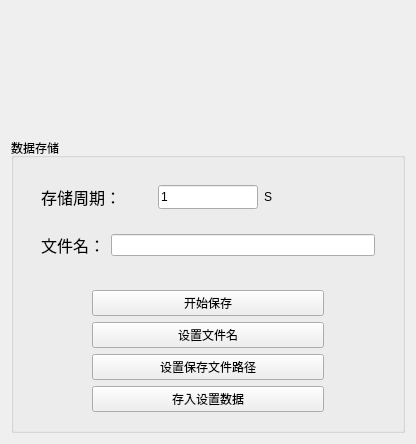
       <widget class="QWidget" name="widget_72" native="true">
        <property name="maximumSize">
         <size>
          <width>400</width>
          <height>400</height>
         </size>
        </property>
        <layout class="QGridLayout" name="gridLayout_68">
         <item row="0" column="0">
          <widget class="QLabel" name="label_log">
           <property name="minimumSize">
            <size>
             <width>394</width>
             <height>121</height>
            </size>
           </property>
           <property name="maximumSize">
            <size>
             <width>394</width>
             <height>121</height>
            </size>
           </property>
           <property name="text">
            <string/>
           </property>
          </widget>
         </item>
         <item row="1" column="0">
          <widget class="QGroupBox" name="groupBox_14">
           <property name="title">
            <string>数据存储</string>
           </property>
           <layout class="QGridLayout" name="gridLayout_31">
            <item row="1" column="0">
             <widget class="QWidget" name="widget_6" native="true">
              <layout class="QGridLayout" name="gridLayout_28">
               <item row="1" column="2">
                <spacer name="horizontalSpacer_6">
                 <property name="orientation">
                  <enum>Qt::Horizontal</enum>
                 </property>
                 <property name="sizeType">
                  <enum>QSizePolicy::Fixed</enum>
                 </property>
                 <property name="sizeHint" stdset="0">
                  <size>
                   <width>60</width>
                   <height>20</height>
                  </size>
                 </property>
                </spacer>
               </item>
               <item row="0" column="1">
                <widget class="QPushButton" name="pushButton_saveStart">
                 <property name="text">
                  <string>开始保存</string>
                 </property>
                </widget>
               </item>
               <item row="3" column="1">
                <widget class="QPushButton" name="pushButton_saveFlash">
                 <property name="text">
                  <string>存入设置数据</string>
                 </property>
                </widget>
               </item>
               <item row="1" column="0">
                <spacer name="horizontalSpacer_5">
                 <property name="orientation">
                  <enum>Qt::Horizontal</enum>
                 </property>
                 <property name="sizeType">
                  <enum>QSizePolicy::Fixed</enum>
                 </property>
                 <property name="sizeHint" stdset="0">
                  <size>
                   <width>60</width>
                   <height>20</height>
                  </size>
                 </property>
                </spacer>
               </item>
               <item row="1" column="1">
                <widget class="QPushButton" name="pushButton_setPathName">
                 <property name="text">
                  <string>设置文件名</string>
                 </property>
                </widget>
               </item>
               <item row="2" column="1">
                <widget class="QPushButton" name="pushButton_setSavePath">
                 <property name="text">
                  <string>设置保存文件路径</string>
                 </property>
                </widget>
               </item>
              </layout>
             </widget>
            </item>
            <item row="0" column="0">
             <widget class="QWidget" name="widget_57" native="true">
              <layout class="QVBoxLayout" name="verticalLayout_2">
               <item>
                <widget class="QWidget" name="widget_58" native="true">
                 <layout class="QHBoxLayout" name="horizontalLayout_3">
                  <item>
                   <widget class="QLabel" name="label_157">
                    <property name="font">
                     <font>
                      <family>Arial</family>
                      <pointsize>12</pointsize>
                     </font>
                    </property>
                    <property name="text">
                     <string>存储周期：</string>
                    </property>
                   </widget>
                  </item>
                  <item>
                   <widget class="QLineEdit" name="lineEdit_saveTime">
                    <property name="maximumSize">
                     <size>
                      <width>100</width>
                      <height>25</height>
                     </size>
                    </property>
                    <property name="text">
                     <string>1</string>
                    </property>
                   </widget>
                  </item>
                  <item>
                   <widget class="QLabel" name="label_158">
                    <property name="text">
                     <string>S</string>
                    </property>
                   </widget>
                  </item>
                 </layout>
                </widget>
               </item>
               <item>
                <widget class="QWidget" name="widget_56" native="true">
                 <layout class="QHBoxLayout" name="horizontalLayout_2">
                  <item>
                   <widget class="QLabel" name="label_6">
                    <property name="font">
                     <font>
                      <family>Arial</family>
                      <pointsize>12</pointsize>
                     </font>
                    </property>
                    <property name="text">
                     <string>文件名：</string>
                    </property>
                   </widget>
                  </item>
                  <item>
                   <widget class="QLineEdit" name="lineEdit_pathName"/>
                  </item>
                 </layout>
                </widget>
               </item>
              </layout>
             </widget>
            </item>
           </layout>
          </widget>
         </item>
        </layout>
       </widget>
